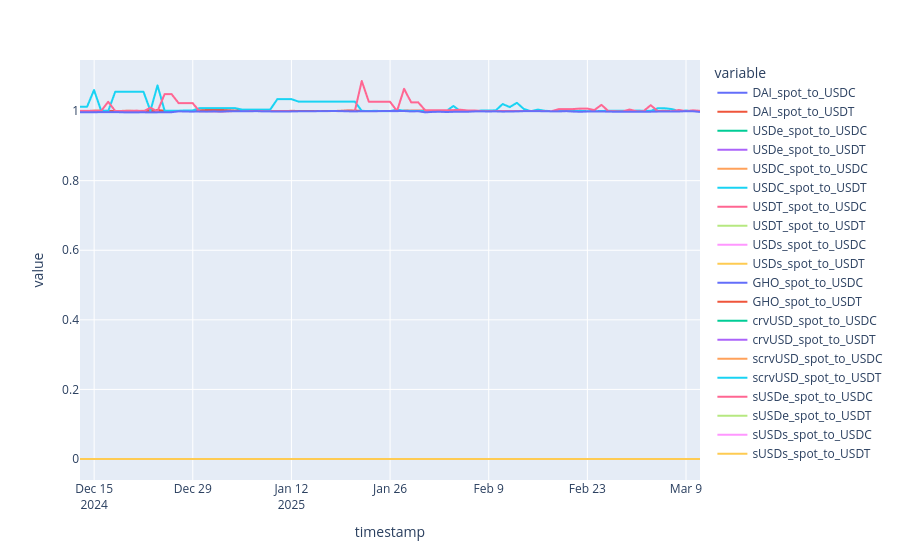

The notebook cell this image was saved under:
### Code cell
spot_price_calls = [call for calls in [c.spot_price_calls for c in stablecoin_constants] for call in calls]
spot_price_df = get_raw_state_by_blocks(spot_price_calls, blocks, ETH_CHAIN)

px.line(spot_price_df)
